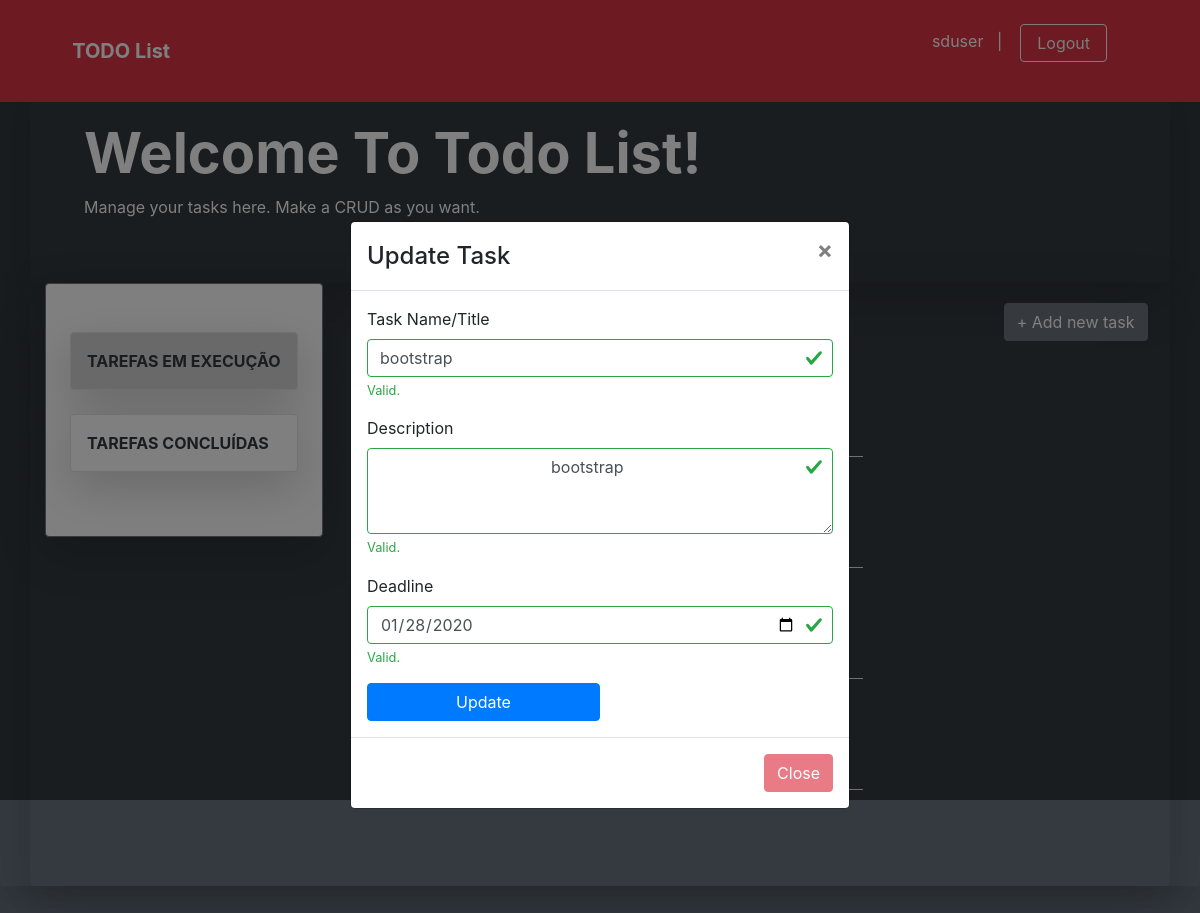
/task_pre_update/12 (signed in), run on the app's committed database.
### app/models/tables.py (models this page shows, shortened)
class User(db.Model):
    __tablename__ = 'users'
    id = db.Column(db.Integer, primary_key=True)
    username = db.Column(db.String(50),
        unique=True,
        nullable=False
    )
    password = db.Column(db.String)
    name = db.Column(db.String)
    email = db.Column(db.String, unique=True)
    @property
    def is_authenticated(self):
        return True

class Task(db.Model):
    __tablename__ = 'tasks'
    id = db.Column(db.Integer, primary_key=True)
    task_name = db.Column(db.String, unique=True)
    description = db.Column(db.Text)
    start_date = db.Column(
        db.String,
        server_default=db.func.now(),
        nullable=False
    )
    done_status = db.Column(db.Boolean, default=False)
    deadline = db.Column(db.String, nullable=True)
    user_id = db.Column(db.Integer, db.ForeignKey('users.id'))
    task_owner = db.relationship('User', foreign_keys=user_id)

### app/controllers/default.py (the view)
@app.route('/task_pre_update/<int:task_id>',
    methods=['GET', 'POST'])
@login_required
def task_pre_update(task_id):
    tasks = Task.query.all()
    task2update = Task.query.get(task_id)
    return render_template(
        'task_update.html',
        tasks=tasks,
        t2u=task2update
    )

### app/controllers/default.py (called while the page is built)
@login_manager.user_loader
def load_user(id):
    return User.query.filter_by(id=id).first()

### app/templates/task_update.html (shortened to what this page needs)
<!doctype html>
<html lang="pt-br">
<head>
    <link
        href="{{ url_for('static', filename='css/bootstrap.min.css') }}"
        rel="stylesheet"
>
    <link href="{{ url_for('static', filename='css/mystyle.css') }}"
        rel="stylesheet" >
</head>
<body class="my-0 mx-auto py-0 bg-dark">
  <nav class="navbar navbar-expand-md fixed-top bg-danger ">
    <div class="container mx-auto py-3">
      <a class="navbar-brand w-75 mx-auto text-decoration-none text-white font-weight-bolder " href="#">TODO List</a>
        {% if current_user.is_authenticated %}
          <p class="text-white">{{ current_user.username }} &nbsp;&nbsp;| &nbsp;&nbsp;
            <button class="btn btn-outline-light px-3 mr-5 my-2 my-sm-0" onclick="go2logout()">
              Logout
            </button>
          </p>
        {% endif %}
    </div>
  </nav><br><br><br>
<main role="main" class="shadow-lg bg-dark rounded">
    <div class="shadow-lg container bg-dark text-white py-5">
        <div class="container ml-4">
           <h1 class="display-4 font-weight-bolder text-capitalize">Welcome to todo list!</h1>
           <p>Manage your tasks here. Make a CRUD as you want.</p>
        </div>
    </div>
    <div class="shadow-lg container  w-100 row mx-auto rounded">
      <div class="shadow-lg w-25 row border border-secondary py-5 mb-auto ml-0 bg-white rounded">
        <div class="list-group rounded mx-auto my-auto">
            <a id="active_doing" class="shadow-lg border list-group-item list-group-item-action text-dark font-weight-bolder text-uppercase p-3 mb-4 rounded" href="{{ url_for('task_doing') }}">tarefas em execução</a>
            <a class="shadow-lg border list-group-item list-group-item-action text-dark font-weight-bolder text-uppercase p-3 mb-3 rounded"  href="{{ url_for('task_done') }}">tarefas concluídas</a>
        </div>
    </div>
    <div class="w-75 mx-auto">
        <div id="btn-add" class="text-white font-weight-bold">
            <button type="button" class="btn btn-secondary" data-toggle="modal" data-target="#myModal">
                &plus; Add new task
            </button>
        </div>
        <div id="all-task" class=" row col col-sm-8 col-md-8 col-lg-8 col-xl-8 text-white text-capitalize ml-2">
            <h2 class="display-7 text-white text-capitalize font-weight-bolder mb-3 p-3">Tarefas em execução</h2>
            {% for t in tasks[::-1] %}
                {% if t.done_status == False and t.deadline != None %}
                    <div class="ml-4 text-white text-capitalize w-100 border-bottom mb-4">
                        <a title="Click to update this task" class="text-decoration-none text-white" href="{{ url_for('task_pre_update', task_id=t.id) }}">
                            <h5><strong>{{ t.task_name }}</strong></h5>
                        </a>
                        <p class="d-inline">Deadline: &nbsp; {{ t.deadline }}
                          <form method="POST" action="{{ url_for('task_done') }}" class="d-inline ml-5" >
                            <button type="submit" class="btn btn-dark">Done</button>
                          </form>
                          <form method="POST" name="taskRemove" class="d-inline ml-5" >
                            <button type="submit" class="btn btn-dark">Remove</button>
                          </form>
                        </p>
                    </div>
                {% endif %}
            {% endfor %}
        </div>
    </div>
        <div class="container">
            <div class="modal fade" id="updateTaskModal1">
              <div class="modal-dialog modal-dialog-centered modal-dialog-scrollable">
                  <div class="modal-content">
                    <div class="modal-header">
                      <h4 class="modal-title">Update Task</h4>
                      <button type="button" class="close" data-dismiss="modal" disabled>&times;</button>
                    </div>
                        <div class="modal-body">
                          <form method="POST"  action="{{ url_for('task_update', task_id=t2u.id) }}" class="was-validated">
                              <div class="form-row text-capitalize">
                                <div class="form-group col-md-12">
                                  <label for="inputTaskname4">Task Name/Title</label>
                                  <input value="{{ t2u.task_name }}" type="text" name="taskTitleName"class="form-control" id="inputTaskname4" placeholder="Task title" required>
                                  <div class="valid-feedback">Valid.</div>
                                </div>
                                <div class="form-group shadow-textarea col-md-12">
                                    <label for="description4">Description</label>
                                    <textarea class="form-control z-depth-1" name="descripName" id="description4" rows="3"  placeholder="Enter task description..." required>
                                      {{ t2u.description }}
                                    </textarea>
                                    <div class="valid-feedback">Valid.</div>
                                </div>
                                <div class="form-group col-md-12">
                                  <label for="inputDeadline4">Deadline</label>
                                  <input value="{{ t2u.deadline }}" type="date" name="deadlineName" min="2019-12-01" max="4000-12-30" class="form-control" id="inputDeadline4" required>
                                  <div class="valid-feedback">Valid.</div>
                                </div>
                              </div>
                          <button type="submit" class="btn w-50 btn-primary">Update</button>
                      </form>
                    </div>
                    <div class="modal-footer">
                      <button type="button" class="btn btn-danger" data-dismiss="modal" disabled>Close</button>
                    </div>
                  </div>
              </div>
          </div>
        </div>
        <br><br><br>
    </div>
</main>
    <br><br><br>
    <br><br><br>
</body>
</html>

### app/static/css/mystyle.css (style rules this page uses)
div#btn-add { position: relative; float: right; margin: 20px auto; }
a#active_doing { background-color: LightGray; color: #ffffff; }

### data on the page
User: username "sduser"
Task: taskTitleName "bootstrap", descripName "bootstrap", deadlineName "01/28/2020"
